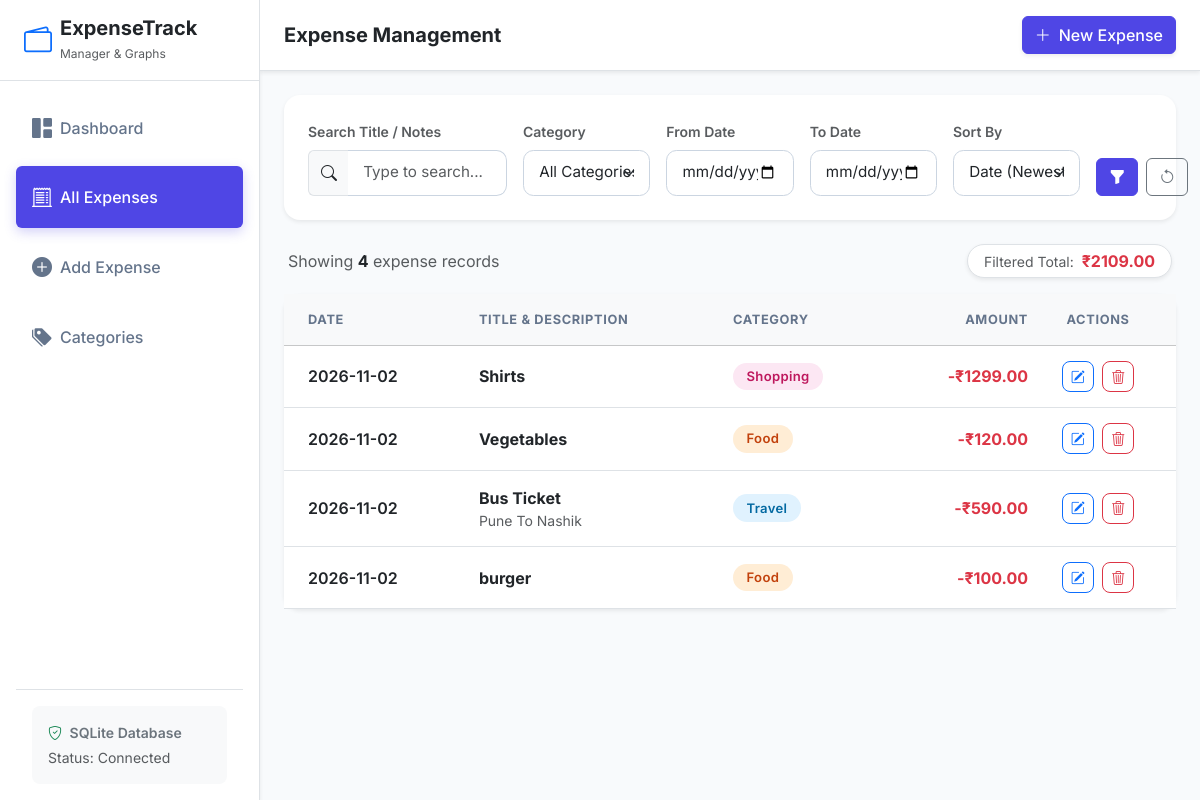
/expenses, run on the app's committed database.
### tables this page shows
CREATE TABLE expenses (
            expense_id INTEGER PRIMARY KEY AUTOINCREMENT,
            title TEXT NOT NULL,
            amount REAL NOT NULL CHECK(amount > 0),
            category_id INTEGER NOT NULL,
            date TEXT NOT NULL,
            description TEXT,
            FOREIGN KEY (category_id) REFERENCES categories (category_id) ON DELETE RESTRICT
        );

CREATE TABLE categories (
            category_id INTEGER PRIMARY KEY AUTOINCREMENT,
            category_name TEXT NOT NULL UNIQUE
        );

### app.py (the view)
@app.route("/expenses")
def view_expenses():
    search_query = request.args.get("search", "").strip()
    category_id = request.args.get("category_id", "").strip()
    start_date = request.args.get("start_date", "").strip()
    end_date = request.args.get("end_date", "").strip()
    sort_by = request.args.get("sort_by", "date_desc").strip()
    conn = get_db_connection()
    cursor = conn.cursor()
    cursor.execute("SELECT * FROM categories ORDER BY category_name ASC")
    categories = cursor.fetchall()
    sql = """
        SELECT e.expense_id, e.title, e.amount, e.date, e.description, c.category_name, e.category_id
        FROM expenses e
        JOIN categories c ON e.category_id = c.category_id
        WHERE 1=1
    """
    params = []
    if search_query:
        sql += " AND (e.title LIKE ? OR e.description LIKE ?)"
        params.extend([f"%{search_query}%", f"%{search_query}%"])
    if category_id:
        sql += " AND e.category_id = ?"
        params.append(category_id)
    if start_date:
        sql += " AND e.date >= ?"
        params.append(start_date)
    if end_date:
        sql += " AND e.date <= ?"
        params.append(end_date)
    if sort_by == "date_asc":
        sql += " ORDER BY e.date ASC, e.expense_id ASC"
    elif sort_by == "amount_desc":
        sql += " ORDER BY e.amount DESC"
    elif sort_by == "amount_asc":
        sql += " ORDER BY e.amount ASC"
    else:
        sql += " ORDER BY e.date DESC, e.expense_id DESC"
    cursor.execute(sql, params)
    expenses = cursor.fetchall()
    filtered_total = sum(exp["amount"] for exp in expenses)
    conn.close()
    return render_template(
        "view_expense.html",
        expenses=expenses,
        categories=categories,
        search_query=search_query,
        selected_category=category_id,
        start_date=start_date,
        end_date=end_date,
        sort_by=sort_by,
        filtered_total=filtered_total,
        count=len(expenses)
    )

### app.py (called while the page is built)
def get_db_connection():
    conn = sqlite3.connect(DATABASE)
    conn.row_factory = sqlite3.Row
    conn.execute("PRAGMA foreign_keys = ON")
    return conn

### templates/view_expense.html (shortened to what this page needs)
{% extends 'base.html' %}
{% block header_title %}Expense Management{% endblock %}
{% block content %}
<div class="card border-0 shadow-sm rounded-4 mb-4">
    <div class="card-body p-4">
        <form method="GET" action="{{ url_for('view_expenses') }}" class="row g-3 align-items-end">
            <div class="col-12 col-md-4 col-xl-3">
                <label for="search" class="form-label fw-semibold small text-muted">Search Title / Notes</label>
                <div class="input-group">
                    <span class="input-group-text bg-light border-end-0"><i class="bi bi-search"></i></span>
                    <input type="text" class="form-control border-start-0" id="search" name="search"
                           placeholder="Type to search..." value="{{ search_query }}">
                </div>
            </div>
            <div class="col-12 col-md-4 col-xl-2">
                <label for="category_id" class="form-label fw-semibold small text-muted">Category</label>
                <select class="form-select" id="category_id" name="category_id">
                    <option value="">All Categories</option>
                </select>
            </div>
            <div class="col-6 col-md-2 col-xl-2">
                <label for="start_date" class="form-label fw-semibold small text-muted">From Date</label>
                <input type="date" class="form-control" id="start_date" name="start_date" value="{{ start_date }}">
            </div>
            <div class="col-6 col-md-2 col-xl-2">
                <label for="end_date" class="form-label fw-semibold small text-muted">To Date</label>
                <input type="date" class="form-control" id="end_date" name="end_date" value="{{ end_date }}">
            </div>
            <div class="col-12 col-md-4 col-xl-2">
                <label for="sort_by" class="form-label fw-semibold small text-muted">Sort By</label>
                <select class="form-select" id="sort_by" name="sort_by">
                    <option value="date_desc" {% if sort_by == 'date_desc' %}selected{% endif %}>Date (Newest first)</option>
                </select>
            </div>
            <div class="col-12 col-md-4 col-xl-1 d-flex gap-2">
                <button type="submit" class="btn btn-primary w-100" title="Apply Filter">
                    <i class="bi bi-funnel-fill"></i>
                </button>
                <a href="{{ url_for('view_expenses') }}" class="btn btn-outline-secondary" title="Reset Filters">
                    <i class="bi bi-arrow-counterclockwise"></i>
                </a>
            </div>
        </form>
    </div>
</div>
<div class="d-flex flex-wrap justify-content-between align-items-center mb-3 px-1">
    <div>
        <span class="text-muted">Showing </span>
        <strong class="text-dark">{{ count }}</strong>
        <span class="text-muted">expense record{% if count != 1 %}s{% endif %}</span>
    </div>
    <div class="bg-white border rounded-pill px-3 py-1 shadow-sm small">
        <span class="text-muted me-1">Filtered Total:</span>
        <strong class="text-danger fs-6">₹{{ "%.2f"|format(filtered_total) }}</strong>
    </div>
</div>
<div class="card border-0 shadow-sm rounded-4">
    <div class="card-body p-0">
        <div class="table-responsive">
            <table class="table table-hover align-middle mb-0">
                <thead class="table-light">
                    <tr>
                        <th class="ps-4">Date</th>
                        <th>Title & Description</th>
                        <th>Category</th>
                        <th class="text-end">Amount</th>
                        <th class="text-center pe-4" style="width: 140px;">Actions</th>
                    </tr>
                </thead>
                <tbody>
                    {% if expenses %}
                        {% for exp in expenses %}
                        <tr>
                            <td class="ps-4 text-nowrap">
                                <div class="fw-semibold text-dark">{{ exp.date }}</div>
                            </td>
                            <td>
                                <div class="fw-bold text-dark">{{ exp.title }}</div>
                                {% if exp.description %}
                                <div class="text-muted small text-truncate" style="max-width: 320px;">
                                    {{ exp.description }}
                                </div>
                                {% endif %}
                            </td>
                            <td>
                                <span class="badge category-badge category-{{ exp.category_name|lower|replace(' ', '-') }}">
                                    {{ exp.category_name }}
                                </span>
                            </td>
                            <td class="text-end fw-bold text-danger text-nowrap fs-6">
                                -₹{{ "%.2f"|format(exp.amount) }}
                            </td>
                            <td class="text-center pe-4 text-nowrap">
                                <a href="{{ url_for('edit_expense', expense_id=exp.expense_id) }}"
                                   class="btn btn-sm btn-outline-primary rounded-3 me-1" title="Edit Expense">
                                    <i class="bi bi-pencil-square"></i>
                                </a>
                                <button type="button"
                                        class="btn btn-sm btn-outline-danger rounded-3"
                                        title="Delete Expense"
                                        data-bs-toggle="modal"
                                        data-bs-target="#deleteModal{{ exp.expense_id }}">
                                    <i class="bi bi-trash3"></i>
                                </button>
                            </td>
                        </tr>
                        {% endfor %}
                    {% endif %}
                </tbody>
            </table>
        </div>
    </div>
</div>
{% endblock %}

### templates/base.html (shortened to what this page needs)
<!DOCTYPE html>
<html lang="en">
<head>
    <link href="https://cdn.jsdelivr.net/npm/bootstrap@5.3.3/dist/css/bootstrap.min.css" rel="stylesheet">
    <link rel="stylesheet" href="https://cdn.jsdelivr.net/npm/bootstrap-icons@1.11.3/font/bootstrap-icons.min.css">
    <link rel="stylesheet" href="{{ url_for('static', filename='css/style.css') }}">
</head>
<body>
    <div class="d-flex" id="wrapper">
        <aside id="sidebar-wrapper" class="bg-white border-end shadow-sm">
            <div class="sidebar-heading d-flex align-items-center px-4 py-3 border-bottom">
                <i class="bi bi-wallet2 text-primary fs-3 me-2"></i>
                <div>
                    <h5 class="mb-0 fw-bold text-dark">ExpenseTrack</h5>
                    <small class="text-muted" style="font-size: 0.75rem;">Manager & Graphs</small>
                </div>
            </div>
            <div class="list-group list-group-flush my-3 px-3">
                <a href="{{ url_for('index') }}" class="list-group-item list-group-item-action py-3 px-3 rounded mb-2 {% if request.endpoint == 'index' %}active{% endif %}">
                    <i class="bi bi-grid-1x2-fill me-2 fs-5"></i>
                    <span>Dashboard</span>
                </a>
                <a href="{{ url_for('view_expenses') }}" class="list-group-item list-group-item-action py-3 px-3 rounded mb-2 {% if request.endpoint == 'view_expenses' %}active{% endif %}">
                    <i class="bi bi-receipt-cutoff me-2 fs-5"></i>
                    <span>All Expenses</span>
                </a>
                <a href="{{ url_for('add_expense') }}" class="list-group-item list-group-item-action py-3 px-3 rounded mb-2 {% if request.endpoint == 'add_expense' %}active{% endif %}">
                    <i class="bi bi-plus-circle-fill me-2 fs-5"></i>
                    <span>Add Expense</span>
                </a>
                <a href="{{ url_for('manage_categories') }}" class="list-group-item list-group-item-action py-3 px-3 rounded mb-2 {% if request.endpoint == 'manage_categories' %}active{% endif %}">
                    <i class="bi bi-tags-fill me-2 fs-5"></i>
                    <span>Categories</span>
                </a>
            </div>
            <div class="sidebar-footer p-3 mt-auto border-top mx-3 text-center">
                <div class="p-3 bg-light rounded-3 text-start">
                    <p class="mb-1 fw-semibold text-secondary small"><i class="bi bi-shield-check text-success me-1"></i> SQLite Database</p>
                    <p class="mb-0 text-muted small">Status: Connected</p>
                </div>
            </div>
        </aside>
        <div id="page-content-wrapper" class="w-100">
            <nav class="navbar navbar-expand-lg navbar-light bg-white border-bottom py-3 px-4 shadow-sm sticky-top">
                <div class="container-fluid p-0">
                    <span class="navbar-brand mb-0 h1 fs-5 fw-bold text-dark d-none d-sm-inline">
                        {% block header_title %}Expense Manager Tracker{% endblock %}
                    </span>
                    <div class="ms-auto d-flex align-items-center gap-2">
                        <a href="{{ url_for('add_expense') }}" class="btn btn-primary d-flex align-items-center gap-2 shadow-sm">
                            <i class="bi bi-plus-lg"></i>
                            <span class="d-none d-md-inline">New Expense</span>
                        </a>
                    </div>
                </div>
            </nav>
            <main class="container-fluid px-4 py-4">
                {% block content %}{% endblock %}
            </main>
        </div>
    </div>
</body>
</html>

### static/css/style.css (style rules this page uses)
:root { --primary-color: #4f46e5; --primary-hover: #4338ca; --sidebar-width: 260px; --bg-light: #f8fafc; --card-border-radius: 1rem; --transition-speed: 0.25s; --text-main: #1e293b; --text-muted: #64748b; }
body { font-family: 'Inter', -apple-system, BlinkMacSystemFont, "Segoe UI", Roboto, sans-serif; background-color: var(--bg-light); color: var(--text-main); overflow-x: hidden; }
#wrapper { display: flex; min-height: 100vh; width: 100%; }
#sidebar-wrapper { width: var(--sidebar-width); min-width: var(--sidebar-width); transition: margin var(--transition-speed) ease-in-out; display: flex; flex-direction: column; z-index: 1000; }
#sidebar-wrapper .list-group-item { border: none; font-weight: 500; color: var(--text-muted); transition: all var(--transition-speed) ease; display: flex; align-items: center; }
#sidebar-wrapper .list-group-item.active { background-color: var(--primary-color); color: #ffffff; box-shadow: 0 4px 12px rgba(79, 70, 229, 0.25); }
#sidebar-wrapper .list-group-item.active i { color: #ffffff !important; }
#page-content-wrapper { flex-grow: 1; overflow-y: auto; background-color: var(--bg-light); }
.card { transition: transform var(--transition-speed) ease, box-shadow var(--transition-speed) ease; }
.category-badge { padding: 0.45rem 0.85rem; font-size: 0.82rem; font-weight: 600; border-radius: 2rem; letter-spacing: 0.3px; display: inline-block; }
.category-food { background-color: #ffedd5; color: #c2410c; }
.category-travel { background-color: #e0f2fe; color: #0369a1; }
.category-shopping { background-color: #fce7f3; color: #be185d; }
.table th { font-size: 0.8rem; text-transform: uppercase; letter-spacing: 0.05em; color: #64748b; padding-top: 1rem; padding-bottom: 1rem; border-top: none; }
.table td { padding-top: 0.95rem; padding-bottom: 0.95rem; }
.form-control, .form-select { padding: 0.65rem 0.95rem; border-radius: 0.65rem; border: 1px solid #cbd5e1; font-size: 0.95rem; transition: border-color var(--transition-speed) ease, box-shadow var(--transition-speed) ease; }
.btn { font-weight: 500; transition: all var(--transition-speed) ease; }
.btn-primary { background-color: var(--primary-color); border-color: var(--primary-color); }

### data on the page
expenses: date "2026-11-02", title "Shirts", category_name "Shopping", amount "1299.00"
expenses: date "2026-11-02", title "Vegetables", category_name "Food", amount "120.00"
expenses: date "2026-11-02", title "Bus Ticket", description "Pune To Nashik", category_name "Travel", amount "590.00"
expenses: date "2026-11-02", title "burger", category_name "Food", amount "100.00"

### other printed values
{{ count }} "4"
{{ "%.2f"|format(filtered_total) }} "2109.00"
